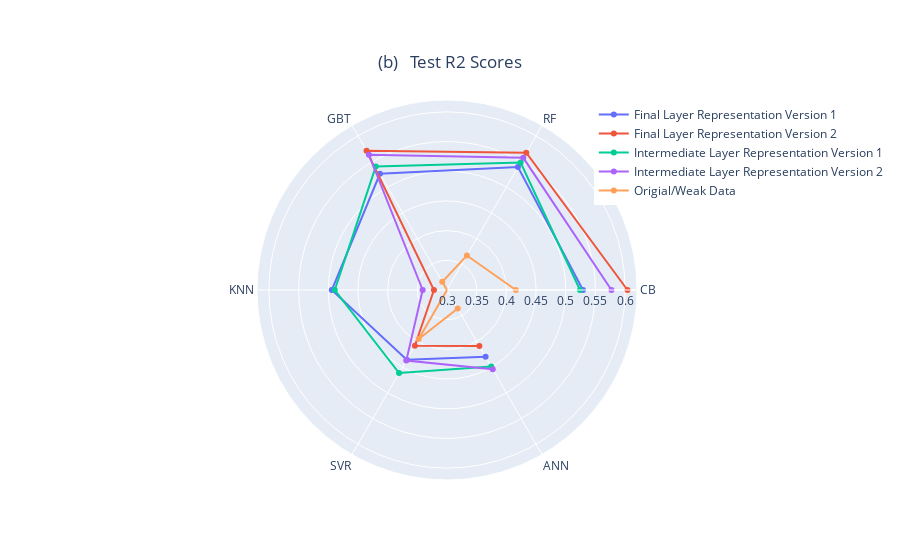

Notebook cell for this chart:
### Code cell
import plotly.graph_objects as go


Appr1_v1 = Data1['Test R2']
Appr1_v2 = Data2['Test R2']
Appr2_v1 = Data3['Test R2']
Appr2_v2 = Data4['Test R2']
Weak = Data5['Test R2']


categories = ['CB', 'RF', 'GBT', 'KNN', 'SVR','ANN']

fig = go.Figure()

fig.add_trace(go.Scatterpolar(
      r=Appr1_v1,
      theta=categories,
      fill=None,
      name='Final Layer Representation Version 1'
))
fig.add_trace(go.Scatterpolar(
      r=Appr1_v2, 
      theta=categories,
      fill=None,
      name='Final Layer Representation Version 2'
))
fig.add_trace(go.Scatterpolar(
      r=Appr2_v1,
      theta=categories,
      fill=None,
      name='Intermediate Layer Representation Version 1'
))
fig.add_trace(go.Scatterpolar(
      r=Appr2_v2,
      theta=categories,
      fill=None,
      name='Intermediate Layer Representation Version 2'
))

fig.add_trace(go.Scatterpolar(
      r=Weak,
      theta=categories,
      fill=None,
      name='Origial/Weak Data'
))

fig.update_layout(
    legend=dict(x=0.7,y=1),
    title=dict(text='(b)   Test R2 Scores',x=0.5,y=0.9),
    polar=dict(radialaxis=dict(visible=True,range=[0.3, 0.62])),
    showlegend=True
)

fig.show()

### Figure 1 — Plotly figure (JSON) as saved in the notebook; plotly's stock layout.template omitted (floating-point values rounded to 4 significant figures)
{"data": [{"name": "Final Layer Representation Version 1", "r": [0.529, 0.539, 0.526, 0.494, 0.4356, 0.43], "theta": ["CB", "RF", "GBT", "KNN", "SVR", "ANN"], "type": "scatterpolar"}, {"name": "Final Layer Representation Version 2", "r": [0.604, 0.567, 0.571, 0.322, 0.4082, 0.409], "theta": ["CB", "RF", "GBT", "KNN", "SVR", "ANN"], "type": "scatterpolar"}, {"name": "Intermediate Layer Representation Version 1", "r": [0.524, 0.548, 0.54, 0.489, 0.4614, 0.449], "theta": ["CB", "RF", "GBT", "KNN", "SVR", "ANN"], "type": "scatterpolar"}, {"name": "Intermediate Layer Representation Version 2", "r": [0.577, 0.557, 0.563, 0.341, 0.4371, 0.454], "theta": ["CB", "RF", "GBT", "KNN", "SVR", "ANN"], "type": "scatterpolar"}, {"name": "Origial/Weak Data", "r": [0.416, 0.367, 0.316, 0.289, 0.3953, 0.336], "theta": ["CB", "RF", "GBT", "KNN", "SVR", "ANN"], "type": "scatterpolar"}], "layout": {"legend": {"x": 0.7, "y": 1}, "polar": {"radialaxis": {"range": [0.3, 0.62], "visible": true}}, "showlegend": true, "title": {"text": "(b)   Test R2 Scores", "x": 0.5, "y": 0.9}}}
